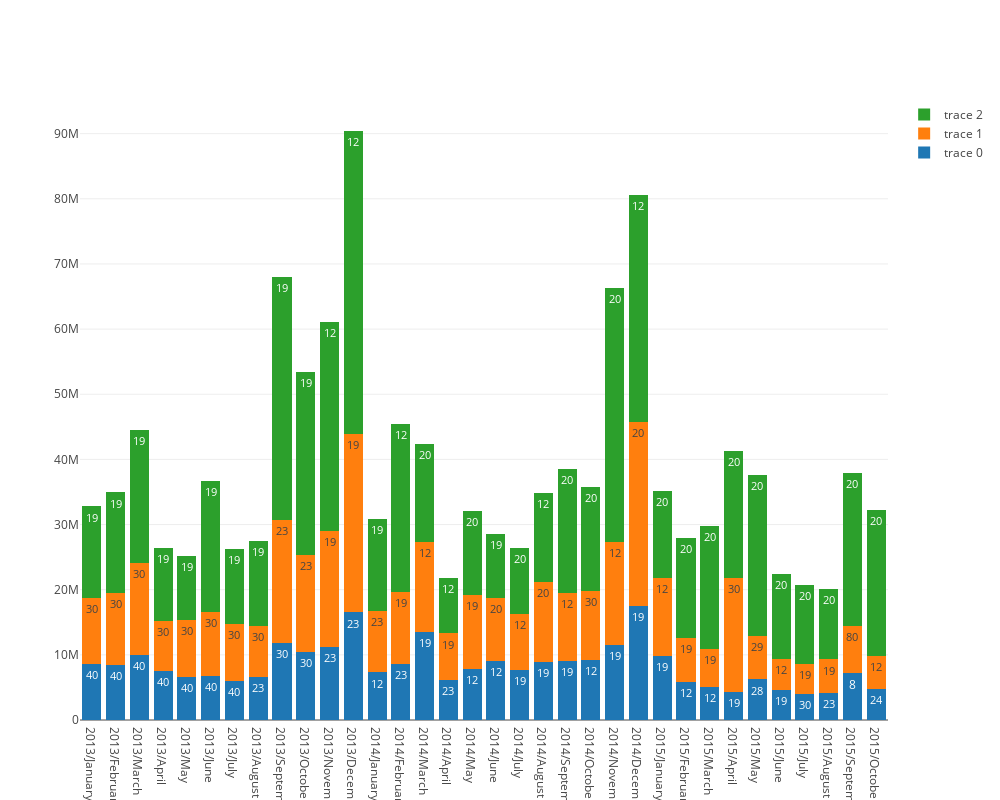

The notebook cell saved with this chart:
### Markdown cell above
Vamos refazer alguns gráficos, agora como temos a feature revenue, faz mais sentido olhar para ela do que para o número de itens vendidos. No fim das contas o que importa é o lucro da loja :) .

### Code cell
df = df_clean.pivot_table(index=['item_category_id'],
                       columns=['date_block_num'], values=['revenue'], aggfunc='sum', fill_value=0)

df.columns = df.columns.droplevel(0)

months = train_clean['date_block_num'].nunique()
n_max = 3

for month in range(months):
    
    if month == 0:
        aux = df[[month]].reset_index()
        
        norm_sum = aux[month].sum() / 100
        
        aux = aux.nlargest(n=n_max, columns=[month]).sort_values(by=month, ascending=True)
        aux.index = pd.RangeIndex(len(aux.index))
        
        df_n = aux.nlargest(n=n_max, columns=[month]).sort_values(by=month, ascending=True)

        df_n[str(month)+'_%'] = df_n.loc[:, month] / norm_sum
       
    else:
        aux = df[[month]].reset_index()
        
        norm_sum = aux[month].sum() / 100
        
        aux = aux.nlargest(n=n_max, columns=[month]).sort_values(by=month, ascending=True)
        aux.index = pd.RangeIndex(len(aux.index))
        
        df_n[['item_category_id_'+str(month), month]] = aux.nlargest(n=n_max, columns=[month]).sort_values(by=month, ascending=True) 
        
        df_n[str(month)+'_%'] = df_n.loc[:, month] / norm_sum     
        
data = df_n.values.reshape((n_max, months, 3))

a = pd.date_range(start='1/2013', periods=months, freq='M')

date = [ str(a.year[month]) + '/' + str(a.month_name()[month]) for month in range(months)]

trace = [ 
    go.Bar(
        x=date,
        y=data[i, :, 1],
        text=data[i, :, 0],
        textposition = 'auto',        
    )
    for i in range(n_max)]

layout = go.Layout(
    barmode='stack',
    width=1000,
    height=800,
)

fig = go.Figure(data=trace, layout=layout)
iplot(fig, filename='stacked-bar')

### Figure 1 — Plotly figure (JSON) as saved in the notebook; plotly's stock layout.template omitted (floating-point values rounded to 4 significant figures)
{"data": [{"text": [40, 40, 40, 40, 40, 40, 40, 23, 30, 30, 23, 23, 12, 23, 19, 23, 12, 12, 19, 19, 19, 12, 19, 19, 19, 12, 12, 19, 28, 19, 30, 23, 8, 24], "textposition": "auto", "type": "bar", "uid": "6475818c-9759-4a81-8363-5ae19091e040", "x": ["2013/January", "2013/February", "2013/March", "2013/April", "2013/May", "2013/June", "2013/July", "2013/August", "2013/September", "2013/October", "2013/November", "2013/December", "2014/January", "2014/February", "2014/March", "2014/April", "2014/May", "2014/June", "2014/July", "2014/August", "2014/September", "2014/October", "2014/November", "2014/December", "2015/January", "2015/February", "2015/March", "2015/April", "2015/May", "2015/June", "2015/July", "2015/August", "2015/September", "2015/October"], "y": [8667000.0, 8482000.0, 10050000.0, 7464000.0, 6608000.0, 6734000.0, 6044000.0, 6578000.0, 11840000.0, 10430000.0, 11170000.0, 16510000.0, 7300000.0, 8647000.0, 13450000.0, 6199000.0, 7834000.0, 9096276, 7636000.0, 8859000.0, 9013000.0, 9212000.0, 11560000.0, 17540000.0, 9890000.0, 5873000.0, 5040000.0, 4241000.0, 6218000.0, 4625000.0, 4006000.0, 4151000.0, 7206000.0, 4757000.0]}, {"text": [30, 30, 30, 30, 30, 30, 30, 30, 23, 23, 19, 19, 23, 19, 12, 19, 19, 20, 12, 20, 12, 30, 12, 20, 12, 19, 19, 30, 29, 12, 19, 19, 80, 12], "textposition": "auto", "type": "bar", "uid": "c1c41017-b757-4ab0-b2e7-89741c58a926", "x": ["2013/January", "2013/February", "2013/March", "2013/April", "2013/May", "2013/June", "2013/July", "2013/August", "2013/September", "2013/October", "2013/November", "2013/December", "2014/January", "2014/February", "2014/March", "2014/April", "2014/May", "2014/June", "2014/July", "2014/August", "2014/September", "2014/October", "2014/November", "2014/December", "2015/January", "2015/February", "2015/March", "2015/April", "2015/May", "2015/June", "2015/July", "2015/August", "2015/September", "2015/October"], "y": [10010000.0, 11040000.0, 14120000.0, 7686000.0, 8685000.0, 9786000.0, 8731000.0, 7842000.0, 18930000.0, 14890000.0, 17780000.0, 27440000.0, 9498000.0, 11020000.0, 13850000.0, 7090000.0, 11420000.0, 9701000.0, 8620000.0, 12270000.0, 10450000.0, 10620000.0, 15710000.0, 28190000.0, 11940000.0, 6665000.0, 5879000.0, 17530000.0, 6655000.0, 4719000.0, 4539000.0, 5138000.0, 7232000.0, 5106927]}, {"text": [19, 19, 19, 19, 19, 19, 19, 19, 19, 19, 12, 12, 19, 12, 20, 12, 20, 19, 20, 12, 20, 20, 20, 12, 20, 20, 20, 20, 20, 20, 20, 20, 20, 20], "textposition": "auto", "type": "bar", "uid": "ebd7225c-08fc-4ee4-84ef-9d7c15b85f9f", "x": ["2013/January", "2013/February", "2013/March", "2013/April", "2013/May", "2013/June", "2013/July", "2013/August", "2013/September", "2013/October", "2013/November", "2013/December", "2014/January", "2014/February", "2014/March", "2014/April", "2014/May", "2014/June", "2014/July", "2014/August", "2014/September", "2014/October", "2014/November", "2014/December", "2015/January", "2015/February", "2015/March", "2015/April", "2015/May", "2015/June", "2015/July", "2015/August", "2015/September", "2015/October"], "y": [14100000.0, 15410000.0, 20360000.0, 11190000.0, 9957000.0, 20220000.0, 11510000.0, 13080000.0, 37280000.0, 28120000.0, 32150000.0, 46460000.0, 14110000.0, 25780000.0, 15140000.0, 8474000.0, 12900000.0, 9742000.0, 10190000.0, 13670000.0, 19050000.0, 15930000.0, 39080000.0, 34830000.0, 13300000.0, 15470000.0, 18850000.0, 19470000.0, 24750000.0, 13140000.0, 12190000.0, 10760000.0, 23520000.0, 22400000.0]}], "layout": {"barmode": "stack", "height": 800, "width": 1000}}
